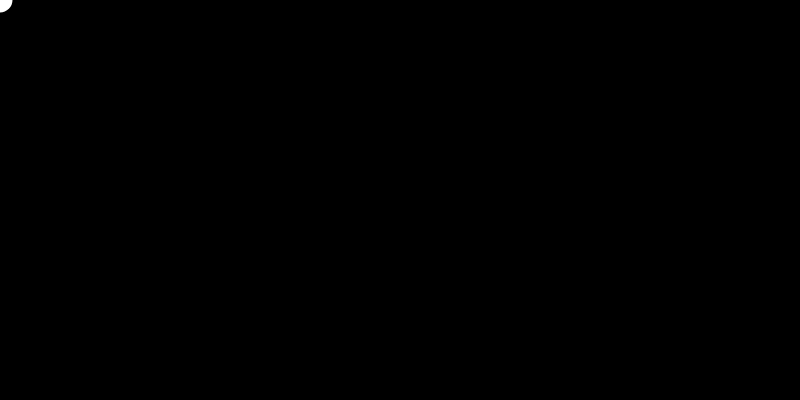
Frame 1 (no input)
Frame 60 (no input): identical to frame 1, image omitted
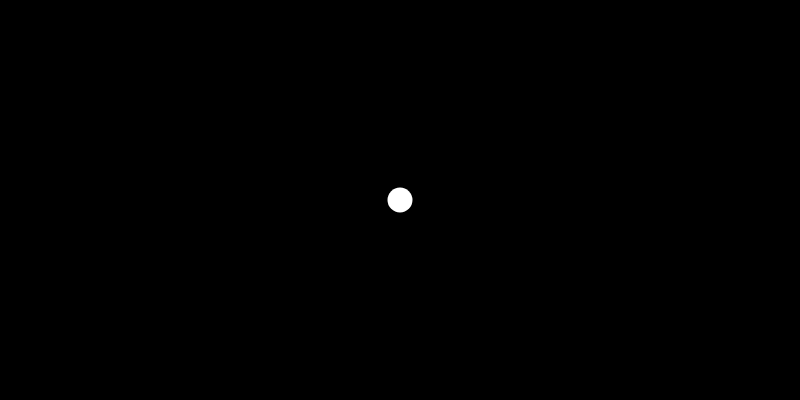
Frame 120 (the mouse pressed at the canvas centre since frame 60)

The p5.js sketch that drew these frames (run headless with seeded random() and noise() and a simulated clock; from frame 60 on, the mouse is pressed at the canvas centre):

// p5.js sketch
// ── sketch.js
function setup()
{  
   createCanvas(800, 400);
   background('black');
   noStroke();
}

function draw()
{
    drawCircle();
}

function drawCircle()
{
    background('black');
    ellipse(mouseX, mouseY, 25, 25);
    
}

// ── about.html
<!DOCTYPE html>
<html>
  <head>
    <meta charset="UTF-8">
    <title>Our Product </title>
  </head>
  <body>
  <h1> Who we are </h1> 
  <p> LeadiGo </p>
  </body>
</html>
